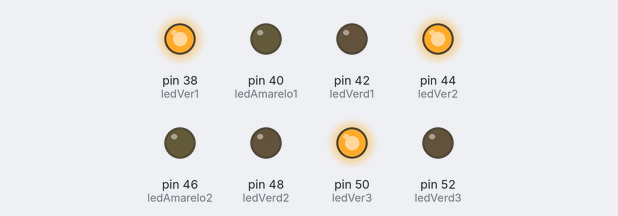
Bench run of a sketch on a simulated Arduino Mega 2560, built with avr-gcc and run on an emulated ATmega2560. On the bench: output pins drawn as LEDs (lit = HIGH). What the sketch prints to the serial monitor is not drawn.

Above: at 0.5 s.
At 2.5 s:
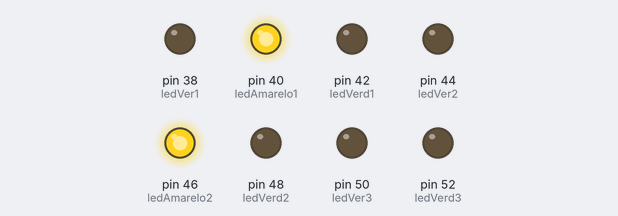
At 4.5 s:
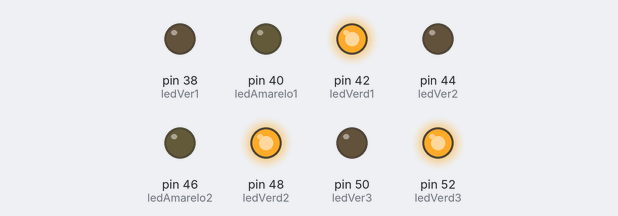
At 5.5 s:
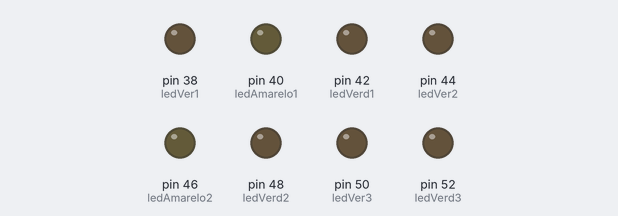
Timing chart, 0 to 7.8 s (numbered marks = the images above):
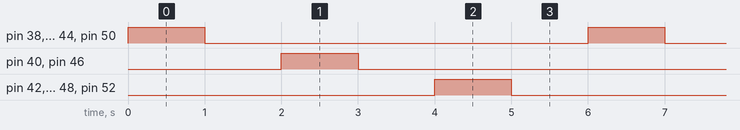

Measured:
- by itself, pin 38 (ledVer1), pin 40 (ledAmarelo1), pin 42 (ledVerd1), pin 44 (ledVer2), pin 46 (ledAmarelo2), pin 48 (ledVerd2), pin 50 (ledVer3), pin 52 (ledVerd3): alternates HIGH for 1.0 s and LOW for 5.0 s
- by itself, everything shown: repeats every 6.0 s, in 6 steps

The sketch:

Exercicio_4.ino
```cpp
// Aula de 28/08/2023
// Tarefa-01
/* Lista de atividades:
a) Criar um sketch que faça TODOS os LEDs, que estão conectados no shield do Arduino Mega
piscarem continuamente a cada 1 segundo.
A sequência de piscagem é esta:
1º piscam todos os LEDs vermelhos
2º piscam todos os LEDs verdes
3º piscam todos os LEDs amarelos
4º Os LEDs vermelhos voltam a piscar e a sequência toda se repete sucessivamente.
**Atenção:
- Use variáveis para a definição dos nomes dos LEDs e do tempo de piscada.
- Verifique no shield o nº dos pinos de cada LED.
- Salvar o arquivo como "Tarefa-01A".

b) Criar uma variável que incremente seu valor em cada passagem do loop e escreva esse
valor no monitor serial do Arduino.
Atenção, salvar o arquivo como "Tarefa-01B".

Use a estrutura base abaixo para iniciar a programação.
*/
int ledVer1 = 38;
int ledVer2 = 44;
int ledVer3 = 50;

int ledAmarelo1 = 40;
int ledAmarelo2 = 46;

int ledVerd1 = 42;
int ledVerd2 = 48;
int ledVerd3 = 52;

int contador = 0;

int tempoPiscada = 1000;

void setup() {
  // put your setup code here, to run once:
  pinMode(ledVer1, OUTPUT);
  pinMode(ledVer2, OUTPUT);
  pinMode(ledVer3, OUTPUT);

  pinMode(ledAmarelo1, OUTPUT);
  pinMode(ledAmarelo2, OUTPUT);

  pinMode(ledVerd1, OUTPUT);
  pinMode(ledVerd2, OUTPUT);
  pinMode(ledVerd3, OUTPUT);

  Serial.begin(9600);

}

void loop() {
  // put your main code here, to run repeatedly:
  digitalWrite(ledVer1, HIGH);
  digitalWrite(ledVer2, HIGH);
  digitalWrite(ledVer3, HIGH);
  delay(tempoPiscada);
  digitalWrite(ledVer1, LOW);
  digitalWrite(ledVer2, LOW);
  digitalWrite(ledVer3, LOW);
  delay(tempoPiscada);

  digitalWrite(ledAmarelo1, HIGH);
  digitalWrite(ledAmarelo2, HIGH);
  delay(1000);
  digitalWrite(ledAmarelo1, LOW);
  digitalWrite(ledAmarelo2, LOW);
  delay(tempoPiscada);

  digitalWrite(ledVerd1, HIGH);
  digitalWrite(ledVerd2, HIGH);
  digitalWrite(ledVerd3, HIGH);
  delay(tempoPiscada);
  digitalWrite(ledVerd1, LOW);
  digitalWrite(ledVerd2, LOW);
  digitalWrite(ledVerd3, LOW);
  delay(tempoPiscada);

  contador += 1;
  Serial.println(contador);

}
```
